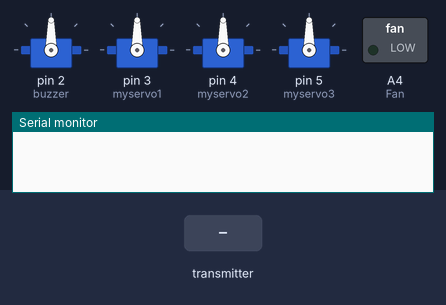
This sketch was run on a simulated Arduino Uno, built with avr-gcc and run on an emulated ATmega328P. Shown: 4 × servo, switched loads named in the sketch (green lamp = pin HIGH), the last lines printed to the serial monitor. The test bench sets the inputs (shaded band). No radio packets arrive unless stated.

Above: at 1.2 s.
1.3 s: the transmitter starts sending sensor.0 = 1023
At 1.49 s:
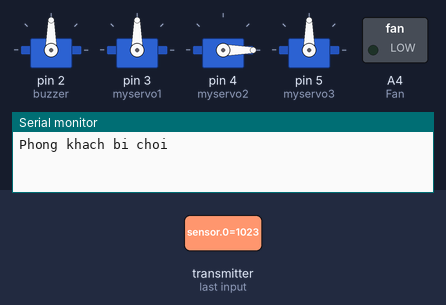
At 1.99 s:
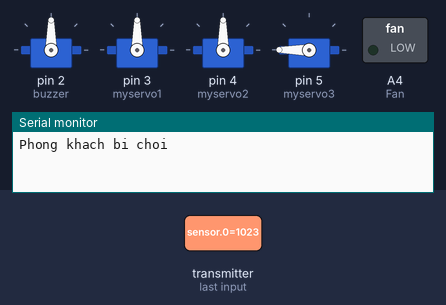
3.6 s: the transmitter starts sending sensor.1 = 256
6.6 s: the transmitter starts sending sensor.2 = 256
9.6 s: the transmitter starts sending sensor.3 = 1023
12.6 s: the transmitter starts sending sensor.4 = 256
15.6 s: the transmitter starts sending sensor.0 = 0
Timing chart, 0 to 18.6 s (numbered marks = the images above; inputs shaded):
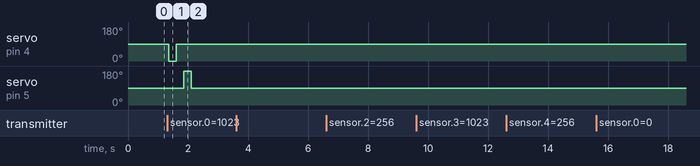

Measured:
- after the input at 1.3 s, servo on pin 4 (myservo2): 90° → 0° after 0.07 s, → 90° 0.25 s later; servo on pin 5 (myservo3): 90° → 180° after 0.57 s, → 90° 0.25 s later

The sketch:

RX.ino
```cpp
#include <SPI.h>
#include "RF24.h"
#include <Servo.h>

#define Fan A4
#define buzzer 2
Servo myservo;  // create servo object to control a servo
Servo myservo1;
Servo myservo2;
Servo myservo3;
Servo myservo4;
const uint64_t pipe = 0xE8E8F0F0E1LL; // địa chỉ thu
RF24 radio(9,10);//(CE, CSN)

int counter=0;
int counter1=0;
int counter2=0;
int sensor[5];
int gas_pos;
boolean warning = 0;
void setup(){
  Serial.begin(9600);
  radio.begin();
  radio.setAutoAck(1);
  radio.setDataRate(RF24_1MBPS);    // Tốc độ dữ liệu
  radio.setChannel(10);               // Đặt kênh
  radio.openReadingPipe(1,pipe);
  radio.startListening();
  myservo.attach(2);  // Cua so trai
  myservo1.attach(3); // Cua so phai
  myservo2.attach(4);  // Cua so trai
  myservo3.attach(5); // Cua so phai
  pinMode(Fan,OUTPUT);
  pinMode(buzzer, OUTPUT);
}

void loop(){
  if (radio.available()){
    while (radio.available()){
      radio.read(&sensor, sizeof(sensor));
      Serial.print(F("Light value 1: "));
      Serial.print(sensor[0]);
      Serial.print((" lux "));
      Serial.print(F("Light value 2: "));
      Serial.print(sensor[1]);
      Serial.print((" lux "));
      Serial.print(F("Gas Level: "));
      Serial.print(sensor[2]);
      Serial.print((" ppm"));
      Serial.print(F(" Humidity: "));
      Serial.print(sensor[3]);
      Serial.print(F(" Temperature: "));
      Serial.print(sensor[4]);
      Serial.print((" Celcius degree"));
      Serial.println();
      }
      if (sensor[0] > 1000) {
        Serial.println("Phong khach bi choi");
        if (counter == 0){
          myservo2.write(0);
          delay(250);
          myservo2.write(90);
          delay(250);
          myservo3.write(180);
          delay(250);
          myservo3.write(90);
          delay(250);
          counter=1;
          }
        delay(50);
        }
      if (sensor[1] > 1000) {
        Serial.println("Phong ngu choi qua");
        if (counter1 == 0){
          myservo2.write(0);
          delay(250);
          myservo2.write(90);
          delay(250);
          myservo3.write(180);
          delay(250);
          myservo3.write(90);
          delay(250);
          counter1=1;
          }
        delay(50);
        }
      if (sensor[2] > 0) {
        gas_pos=sensor[2];
        }
        else
        gas_pos=-sensor[2];
      if (gas_pos > 1000)
      {
        //Serial.println("Gas Alert!!!!");
        analogWrite(Fan, 675);
        Serial.println("Gas Alert!!!!");
        if (counter2 == 0)
        {
          myservo2.write(0);
          delay(250);
          myservo2.write(90);
          delay(250);
          counter2 =1;
          Serial.println("Servo on");
        }
        for (int k=0;k<20;k++){
           buzzeralert();
        }
       } else
          {
          analogWrite(Fan,0);
          }
  }
}
void buzzeralert(void)
{
  unsigned char i;
    for (i = 0; i <100; i++) // When a frequency sound
    {
      digitalWrite (buzzer, HIGH) ; //send tone
      delay (1) ;
      digitalWrite (buzzer, LOW) ; //no tone
      delay (1) ;
    }
}
```
